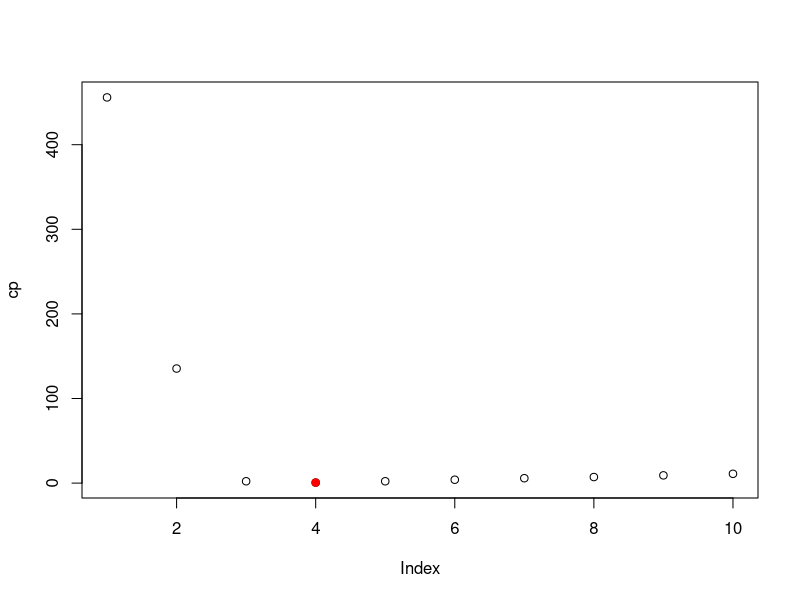

Generate this figure with R:
## ---- chunk 1
knitr::opts_chunk$set(echo = TRUE)
## ---- chunk 2
set.seed(1)
X = rnorm(n = 100)
epsilon = rnorm(n = 100)
## ---- chunk 3
beta = rep(NA, 3)
beta0 = 2; beta[1] = 3; beta[2] = -1.5; beta[3] = -2
Y = beta0 + beta[1]*X + beta[2]*X^2 + beta[3]*X^3 + epsilon
## ---- chunk 4
library(leaps)
data = data.frame(Y=Y, X=X)
lm_fit = regsubsets(Y ~ poly(X, 10, raw=TRUE), data = data, nvmax=10)
lm_fit_summary = summary(lm_fit)
lm_fit_summary
## ---- chunk 5
cp = lm_fit_summary$cp
plot(cp)
# which.min(lm_fit_summary$cp)
points(which.min(cp), cp[which.min(cp)], col="red", pch=19)
